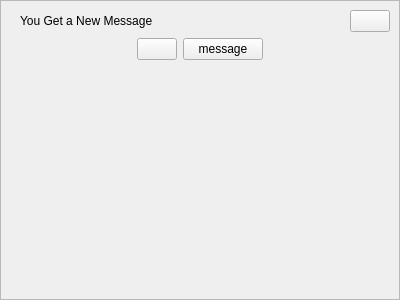
<ui version="4.0" >
 <class>ChatToaster</class>
 <widget class="QWidget" name="ChatToaster" >
  <property name="geometry" >
   <rect>
    <x>0</x>
    <y>0</y>
    <width>400</width>
    <height>300</height>
   </rect>
  </property>
  <layout class="QGridLayout" >
   <property name="margin" >
    <number>0</number>
   </property>
   <property name="spacing" >
    <number>0</number>
   </property>
   <item row="0" column="0" >
    <widget class="QFrame" name="windowFrame" >
     <property name="frameShape" >
      <enum>QFrame::StyledPanel</enum>
     </property>
     <property name="frameShadow" >
      <enum>QFrame::Raised</enum>
     </property>
     <layout class="QGridLayout" >
      <property name="margin" >
       <number>9</number>
      </property>
      <property name="spacing" >
       <number>6</number>
      </property>
      <item row="1" column="0" >
       <layout class="QGridLayout" >
        <property name="margin" >
         <number>0</number>
        </property>
        <property name="spacing" >
         <number>6</number>
        </property>
        <item row="0" column="1" >
         <widget class="QPushButton" name="pixmapButton" >
          <property name="icon" >
           <iconset resource="../images.qrc" >:/images/new-mail-alert.png</iconset>
          </property>
          <property name="iconSize" >
           <size>
            <width>48</width>
            <height>48</height>
           </size>
          </property>
          <property name="flat" >
           <bool>false</bool>
          </property>
         </widget>
        </item>
        <item row="0" column="3" >
         <spacer>
          <property name="orientation" >
           <enum>Qt::Horizontal</enum>
          </property>
          <property name="sizeHint" >
           <size>
            <width>40</width>
            <height>20</height>
           </size>
          </property>
         </spacer>
        </item>
        <item row="0" column="0" >
         <spacer>
          <property name="orientation" >
           <enum>Qt::Horizontal</enum>
          </property>
          <property name="sizeHint" >
           <size>
            <width>40</width>
            <height>20</height>
           </size>
          </property>
         </spacer>
        </item>
        <item row="0" column="2" >
         <widget class="QPushButton" name="messageButton" >
          <property name="text" >
           <string>message</string>
          </property>
          <property name="icon" >
           <iconset resource="../images.qrc" >:/images/folder-inbox.png</iconset>
          </property>
         </widget>
        </item>
       </layout>
      </item>
      <item row="0" column="0" >
       <layout class="QGridLayout" >
        <property name="margin" >
         <number>0</number>
        </property>
        <property name="spacing" >
         <number>0</number>
        </property>
        <item row="0" column="2" >
         <widget class="QPushButton" name="closeButton" >
          <property name="icon" >
           <iconset resource="../images.qrc" >:/images/close_normal.png</iconset>
          </property>
          <property name="iconSize" >
           <size>
            <width>13</width>
            <height>13</height>
           </size>
          </property>
         </widget>
        </item>
        <item row="0" column="0" >
         <widget class="QLabel" name="titleLabel" >
          <property name="text" >
           <string>You Get a New Message</string>
          </property>
          <property name="indent" >
           <number>10</number>
          </property>
         </widget>
        </item>
        <item row="0" column="1" >
         <spacer>
          <property name="orientation" >
           <enum>Qt::Horizontal</enum>
          </property>
          <property name="sizeHint" >
           <size>
            <width>225</width>
            <height>22</height>
           </size>
          </property>
         </spacer>
        </item>
       </layout>
      </item>
      <item row="2" column="0" >
       <spacer>
        <property name="orientation" >
         <enum>Qt::Vertical</enum>
        </property>
        <property name="sizeHint" >
         <size>
          <width>20</width>
          <height>40</height>
         </size>
        </property>
       </spacer>
      </item>
     </layout>
    </widget>
   </item>
  </layout>
 </widget>
 <tabstops>
  <tabstop>pixmapButton</tabstop>
  <tabstop>closeButton</tabstop>
 </tabstops>
 <resources>
  <include location="../images.qrc" />
 </resources>
 <connections/>
</ui>
